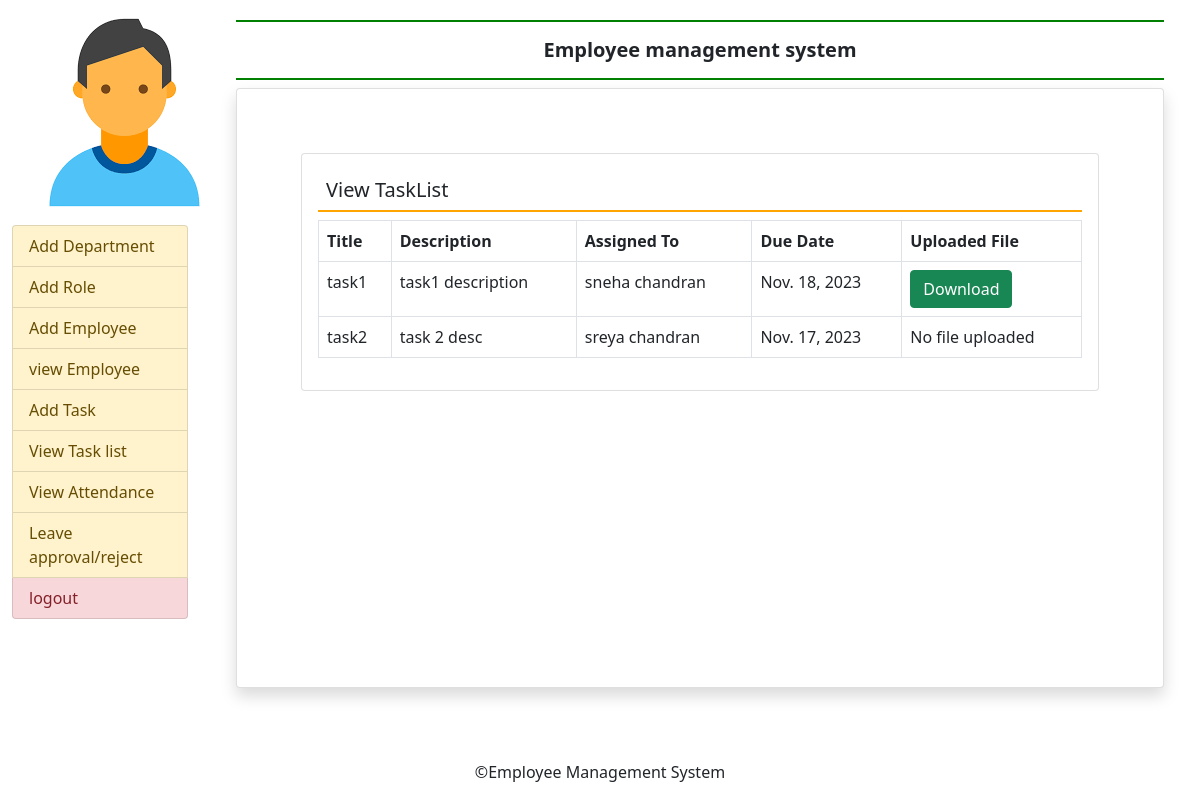
/all_task/, run on the app's committed database.
### employee_app/models.py (models this page shows, shortened)
class Task(models.Model):
    title = models.CharField(max_length=200)
    description = models.TextField()
    assigned_to = models.ForeignKey(User, on_delete=models.CASCADE)
    created_at = models.DateTimeField(auto_now_add=True)
    due_date = models.DateField(null=True, blank=True)
    file = models.FileField(upload_to='gallery')

### employee_app/views.py (the view)
# urls.py: path('all_task/', views.all_task, name='all_task'),
def all_task(request):
    tasks = Task.objects.all()
    context = {'tasks': tasks}
    return render(request, 'admin_view_task.html', context)

### template/admin_view_task.html
{% extends "admin_base.html" %}
{% block main %}
 <div class="card  m-5">
    <div class="card-body">
        <h5 class="p-2 " style='border-bottom:2px solid orange'>View TaskList</h5>
<table class="table table-bordered">
    <thead>
      <tr>
        <th>Title</th>
        <th>Description</th>
        <th>Assigned To</th>
        <th>Due Date</th>
          <th>Uploaded File</th>
      </tr>
    </thead>
    <tbody>
      {% for task in tasks %}
        <tr>
          <td>{{ task.title }}</td>
          <td>{{ task.description }}</td>
          <td>{{ task.assigned_to }}</td>
          <td>{{ task.due_date }}</td>
             <td>
            {% if task.file %}
              <a href="{{ task.file.url }}" target="_blank" class="btn btn-success">Download</a>
            {% else %}
              No file uploaded
            {% endif %}
          </td>
        </tr>
      {% endfor %}
    </tbody>
  </table>
    </div>
 </div>
{% endblock %}

### data on the page
Task: title "task1", description "task1 description", assigned_to "sneha chandran", due_date "Nov. 18, 2023"
Task: title "task2", description "task 2 desc", assigned_to "sreya chandran", due_date "Nov. 17, 2023", file "No file uploaded"
